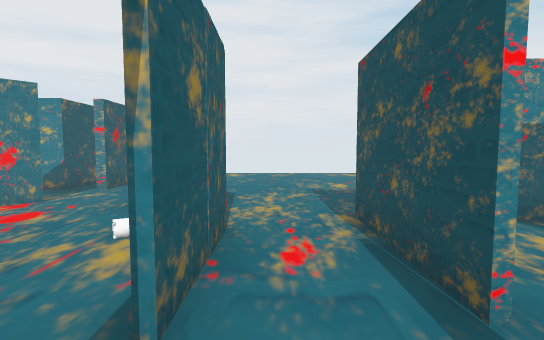
[1] (above)

16 first-person views from a walk through a 3-D level made in the Unity game engine. The camera is 1.3 m above the floor, tilts 4° down and sees 85° across. Doors are open. The floor is counted in squares, 1.22 m on a side. Each view is taken from the middle of a square. On the plan, view 1 faces up. The plan holds only what a view shows up to about 12 squares ahead; the rest is blank. The player character is not drawn. Some surface patterns are stand-ins.

[2]
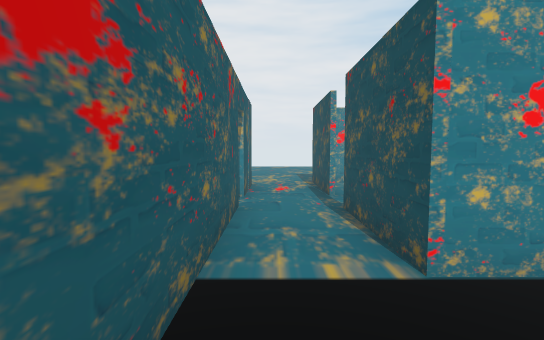

[3]
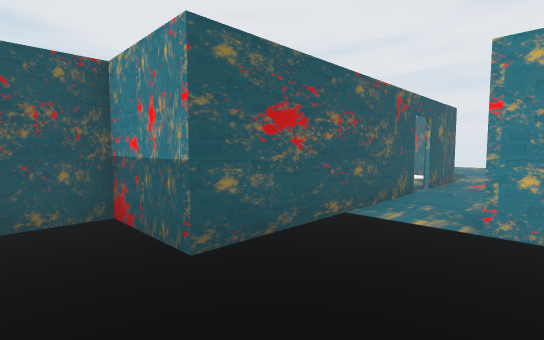

[4]
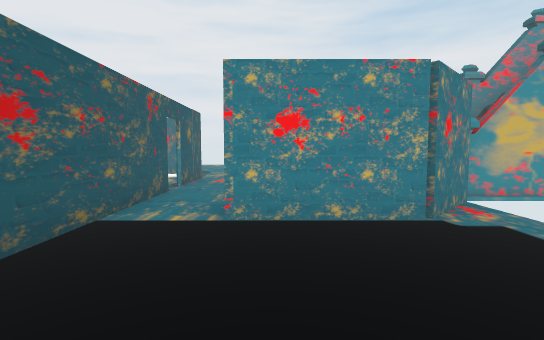

[5]
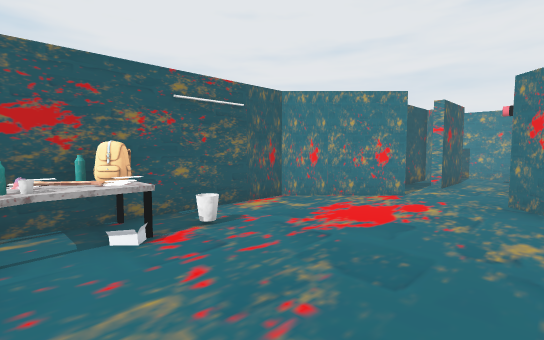

[6]
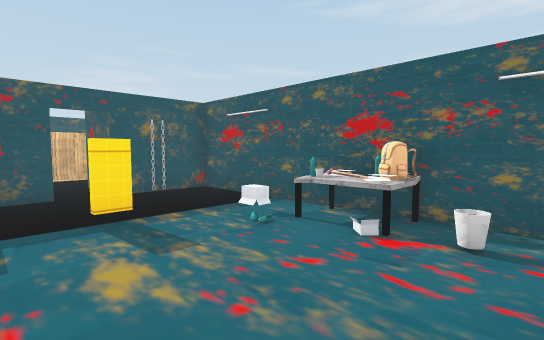

[7]
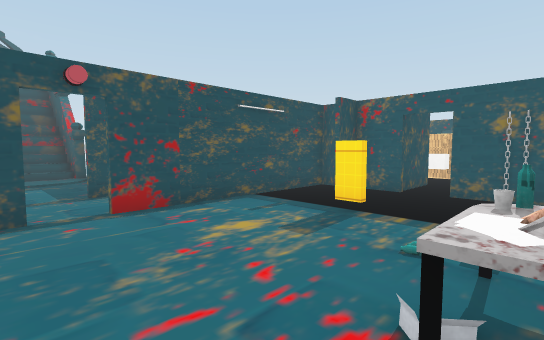

[8]
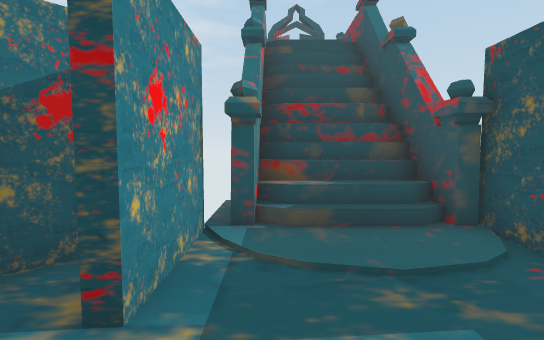

[9]
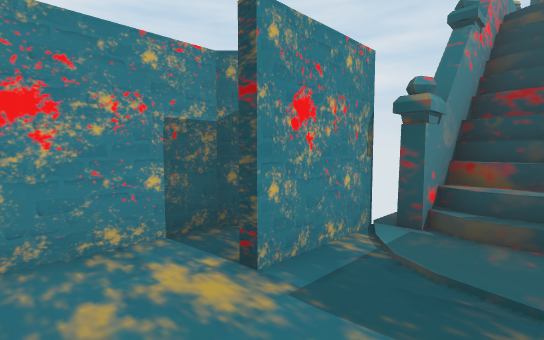

[10]
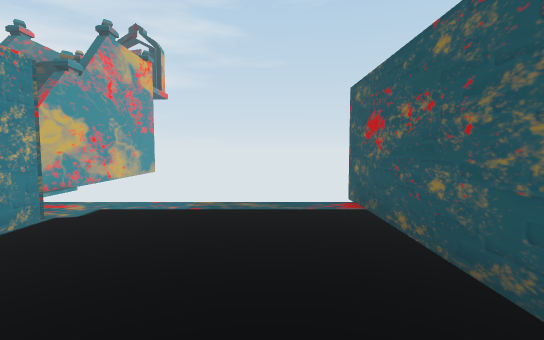

[11]
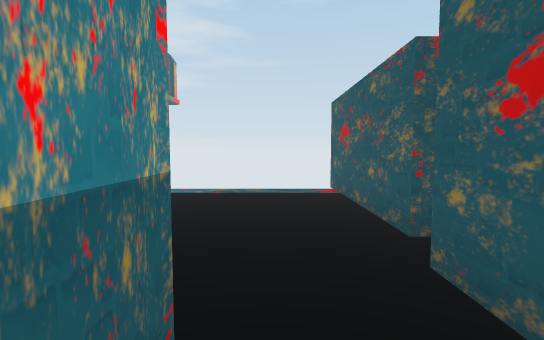

[12]
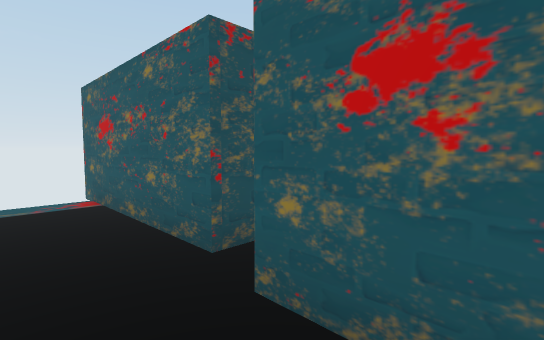

[13]
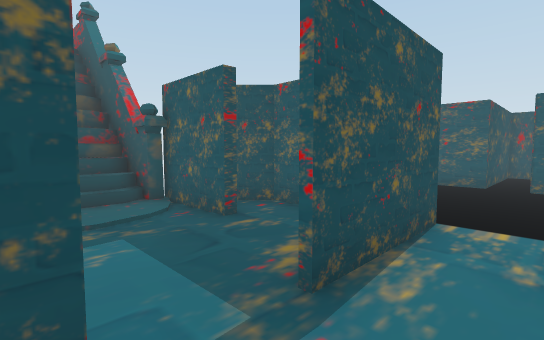

[14]
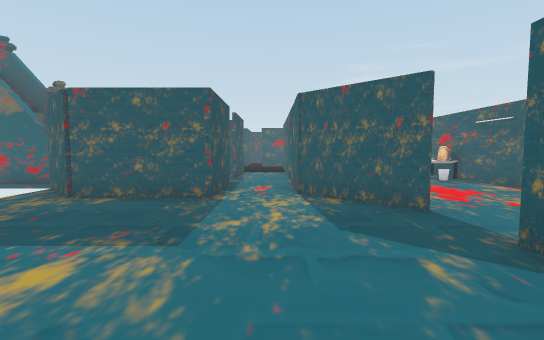

[15]
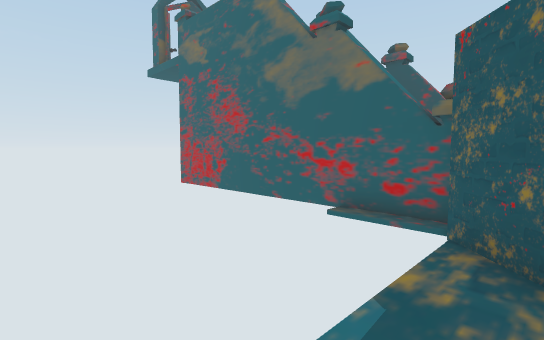

[16]
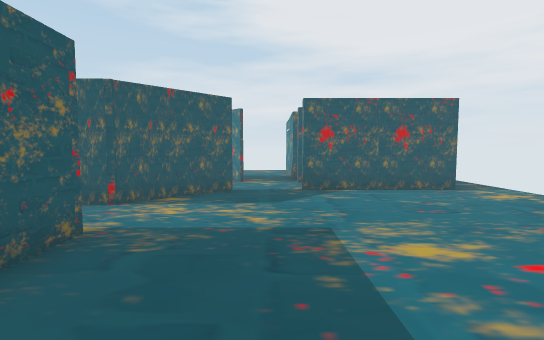

### Floor plan
Key: @ floor where view 1 was taken; # wall or solid block; . floor; / step, stairs or slope; D open door; = window, fence, low wall or low ledge; ^ raised ledge; O other object.
Columns run from 7 left of view 1 to 13 right of it. Each row starts with its distance up from view 1.
 13    ....
 12   OOO......
 11    .O......
 10   #.O......
  9   O.O......
  8 ##ODO......
  7 ...DD........
  6 ..#DD#.......
  5  ##..##.#####
  4 ##...O#.#...#
  3 #.....#.#..#### ##  #
  2 #.....#.#....#####^=#
  1 #.....DDD..../////
  0 #O....#@#....////
 -1 #O....#.#..#######==#
 -2 #O....#.#####
 -3 #...#.#......
 -4 #.....#......
 -5 ###DD##......
 -6    DD........
 -7    ######....
 -8    #   #######

Where each view was taken, in squares from view 1:
view 1: 0 up, 0 right, facing up
view 2: 5 down, 0 right, facing up
view 3: 7 down, 2 right, facing up-left
view 4: 7 down, 2 right, facing up
view 5: 1 down, 2 left, facing up-left
view 6: 2 up, 2 left, facing down-left
view 7: 2 up, 6 left, facing down-right
view 8: 2 up, 2 right, facing right
view 9: 1 up, 2 right, facing up-right
view 10: 6 down, 0 right, facing right
view 11: 6 down, 2 left, facing right
view 12: 6 down, 1 left, facing down-right
view 13: 2 up, 0 right, facing down-right
view 14: 11 up, 0 right, facing down
view 15: 7 up, 5 right, facing down-right
view 16: 7 up, 5 right, facing left
